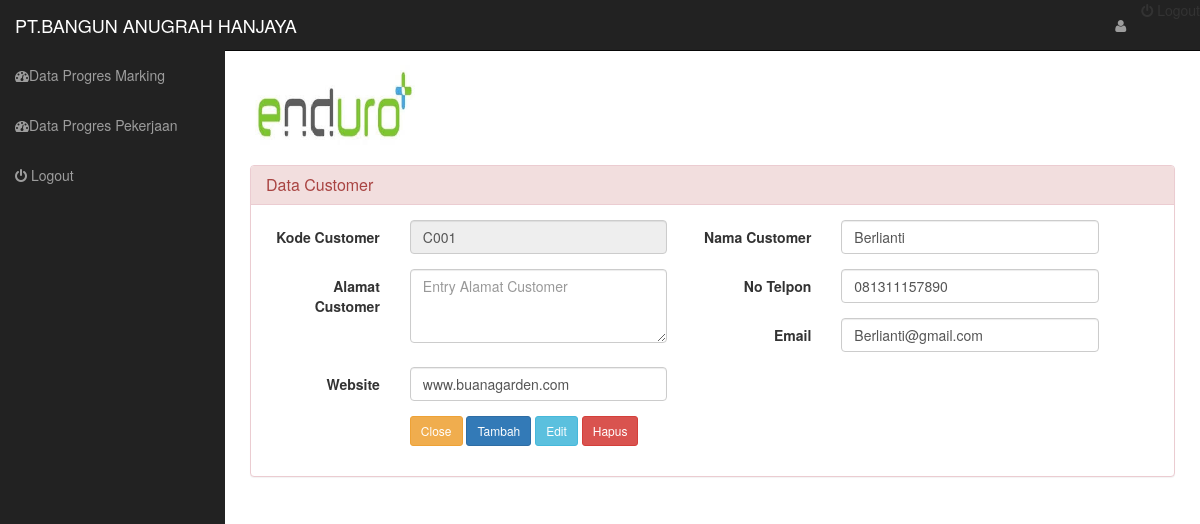
Screenshot of /customer_iud.php?kode_customer=C001 with the database file from the repository.
### tables this page shows
CREATE TABLE IF NOT EXISTS `tabel_customer` (
  `kode_customer` char(4) NOT NULL DEFAULT '',
  `nama_customer` varchar(20) DEFAULT NULL,
  `no_telpon` varchar(12) DEFAULT NULL,
  `alamat_customer` text,
  `email` varchar(20) DEFAULT NULL,
  `website` varchar(30) DEFAULT NULL
);

### customer_iud.php (the view, shortened to what this page needs)
<?php
include 'header.php' ;
$sql = 'select * from tabel_customer ';
$sql .= 'where kode_customer = "'.$_GET['kode_customer'].'"';
$query = mysql_query($sql );
$jml_data = mysql_num_rows($query)  ;
if  ($jml_data != 0){ $data = mysql_fetch_array($query); }
$kode_terakhir = mysql_fetch_array(mysql_query("SELECT MAX(kode_customer) AS kode_terakhir FROM tabel_customer"));
$kode_terakhir = $kode_terakhir['kode_terakhir'];
$kode = preg_match('!\d+!', $kode_terakhir, $match);
$kode_terakhir = strval($match[0] + 1);
$len_kode = strlen($kode_terakhir);
switch($len_kode){
	case 1:
		$kode_terakhir = "C00" . $kode_terakhir;
		break;
}
?>
<div class='panel panel-danger'>
	<div class='panel-heading'>
		<h2 class='panel-title'>Data Customer</h2>
	</div>
	<div class='panel-body'>
		<form method='post' class='form-horizontal' role='form'>
			<div class='row'>
			<div class='form-group col-md-6  '>
				<label class='col-sm-4 col-md-4 col-xs-4 control-label'>Kode Customer</label>
				<div class='col-sm-8 col-md-8 col-xs-8' >
					<input disabled="disabled" class='form-control' id='kode_customer' type='text' placeholder='Masukanan Kode Customer ' value='<?php  echo $jml_data == 0 ? $kode_terakhir : $data['kode_customer'] ;?>'>
				</div>
			</div>
			<div class='form-group col-md-6  '>
				<label class='col-sm-4 col-md-4 col-xs-4 control-label'>Nama Customer</label>
				<div class='col-sm-8 col-md-8 col-xs-8' >
					<input class='form-control' id='nama_customer' name='nama_customer' type='text' placeholder='Masukanan Nama Customer ' value='<?php  echo $jml_data == 0 ? '' : $data['nama_customer'] ;?>'>
				</div>
			</div>
			<div class='form-group col-md-6  '>
				<label class='col-sm-4 col-md-4 col-xs-4 control-label'>Alamat Customer</label>
				<div class='col-sm-8 col-md-8 col-xs-8' >
					<textarea class='form-control summernote' rows='3'  id='alamat_customer'  name = 'alamat_customer'  placeholder='Entry Alamat Customer'><?php  echo $jml_data == 0 ? '' : $data['alamat_customer'] ;?></textarea>
				</div>
			</div>
			<div class='form-group col-md-6  '>
				<label class='col-sm-4 col-md-4 col-xs-4 control-label'>No Telpon</label>
				<div class='col-sm-8 col-md-8 col-xs-8' >
					<input class='form-control' id='no_telpon' name='no_telpon' type='text' placeholder='Masukanan No Telpon ' value='<?php  echo $jml_data == 0 ? '' : $data['no_telpon'] ;?>'>
				</div>
			</div>
			<div class='form-group col-md-6  '>
				<label class='col-sm-4 col-md-4 col-xs-4 control-label'>Email</label>
				<div class='col-sm-8 col-md-8 col-xs-8' >
					<input class='form-control' id='email' name='email' type='text' placeholder='Masukanan Email ' value='<?php  echo $jml_data == 0 ? '' : $data['email'] ;?>'>
				</div>
			</div>
			<div class='form-group col-md-6  '>
				<label class='col-sm-4 col-md-4 col-xs-4 control-label'>Website</label>
				<div class='col-sm-8 col-md-8 col-xs-8' >
					<input class='form-control' id='website' name='website' type='text' placeholder='Masukanan Website ' value='<?php  echo $jml_data == 0 ? '' : $data['website'] ;?>'>
				</div>
			</div>
			</div>
			<div class='row'>
			<div class='form-group  col-md-6'>
				<label class='col-sm-4 col-md-4 control-label'></label>
				<div class='col-sm-8 col-md-8'>
					<button type='submit' name='cancel' class='btn btn-sm btn-warning'>Close</button>
					<button type='submit' name='add' class='btn btn-sm btn-primary'>Tambah</button>
					<button type='submit' name='update' class='btn btn-sm btn-info'>Edit</button>
					<button type='submit' name='delete' class='btn btn-sm btn-danger'>Hapus</button>
				</div>
			</div>
			</div>
		</form>
	</div>
</div>
<?php
include 'footer.php' ;
?>

### rows the page displays
tabel_customer: kode_customer "C001", nama_customer "Berlianti", no_telpon "081311157890", email "Berlianti@gmail.com", website "www.buanagarden.com"
